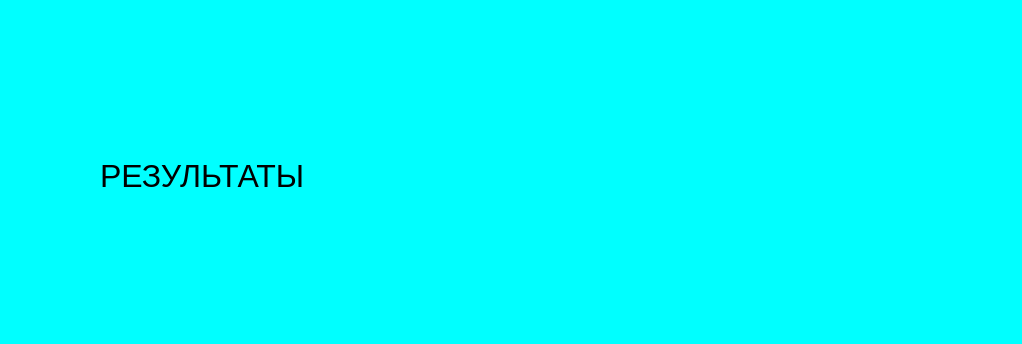
<?xml version="1.0" encoding="UTF-8"?>
<ui version="4.0">
 <class>Dialog</class>
 <widget class="QDialog" name="Dialog">
  <property name="geometry">
   <rect>
    <x>0</x>
    <y>0</y>
    <width>1022</width>
    <height>344</height>
   </rect>
  </property>
  <property name="palette">
   <palette>
    <active>
     <colorrole role="Base">
      <brush brushstyle="SolidPattern">
       <color alpha="255">
        <red>255</red>
        <green>255</green>
        <blue>255</blue>
       </color>
      </brush>
     </colorrole>
     <colorrole role="Window">
      <brush brushstyle="SolidPattern">
       <color alpha="255">
        <red>0</red>
        <green>255</green>
        <blue>255</blue>
       </color>
      </brush>
     </colorrole>
    </active>
    <inactive>
     <colorrole role="Base">
      <brush brushstyle="SolidPattern">
       <color alpha="255">
        <red>255</red>
        <green>255</green>
        <blue>255</blue>
       </color>
      </brush>
     </colorrole>
     <colorrole role="Window">
      <brush brushstyle="SolidPattern">
       <color alpha="255">
        <red>0</red>
        <green>255</green>
        <blue>255</blue>
       </color>
      </brush>
     </colorrole>
    </inactive>
    <disabled>
     <colorrole role="Base">
      <brush brushstyle="SolidPattern">
       <color alpha="255">
        <red>0</red>
        <green>255</green>
        <blue>255</blue>
       </color>
      </brush>
     </colorrole>
     <colorrole role="Window">
      <brush brushstyle="SolidPattern">
       <color alpha="255">
        <red>0</red>
        <green>255</green>
        <blue>255</blue>
       </color>
      </brush>
     </colorrole>
    </disabled>
   </palette>
  </property>
  <property name="windowTitle">
   <string>Dialog</string>
  </property>
  <widget class="QLabel" name="label">
   <property name="geometry">
    <rect>
     <x>100</x>
     <y>80</y>
     <width>811</width>
     <height>191</height>
    </rect>
   </property>
   <property name="font">
    <font>
     <pointsize>24</pointsize>
    </font>
   </property>
   <property name="text">
    <string>РЕЗУЛЬТАТЫ</string>
   </property>
  </widget>
 </widget>
 <resources/>
 <connections/>
</ui>
